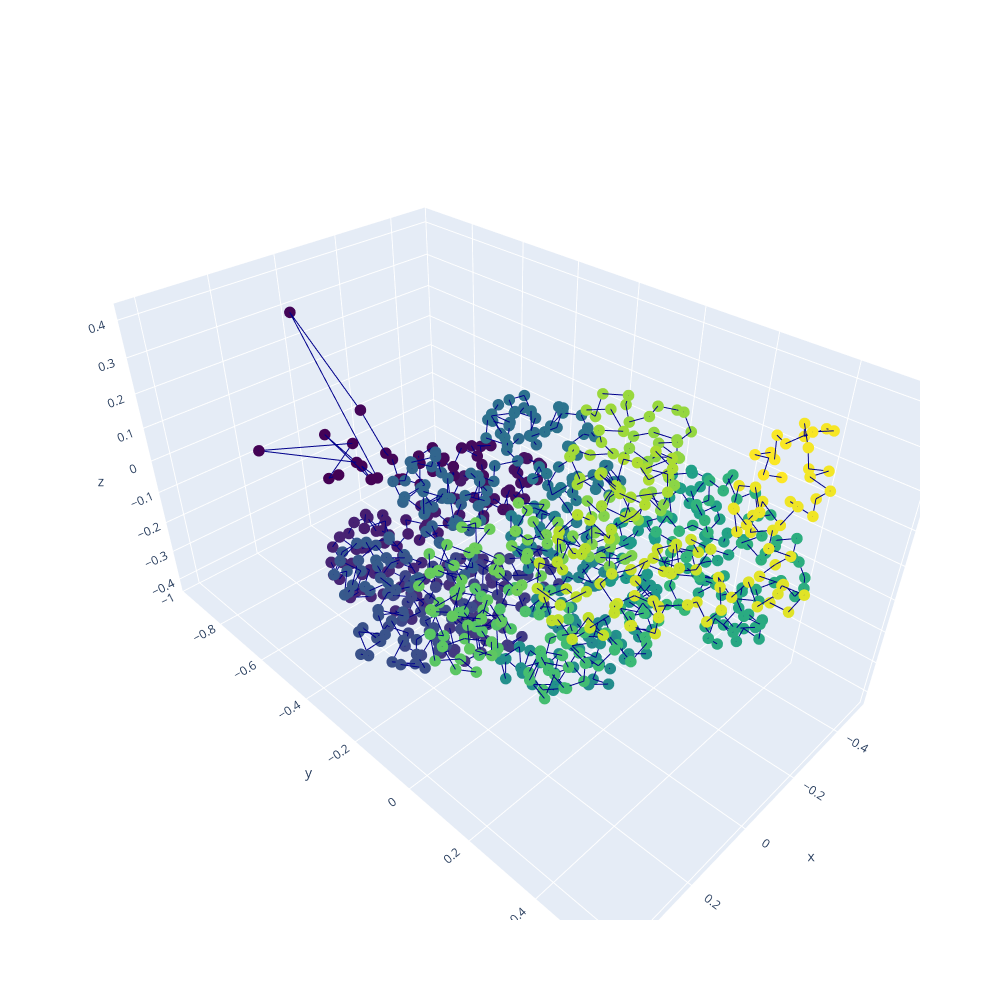

Notebook code for this chart:
### Code cell
# Initialize figure with 4 3D subplots
fig = make_subplots(
    rows=1, cols=1,
    specs=[[{'type': 'scatter3d'}]])

# adding surfaces to subplots.
fig.add_trace(
    go.Scatter3d(
    x=test_structure[:,0], y=test_structure[:,1], z=test_structure[:,2],
    marker=dict(
        size=4,
        color=np.asarray(range(len(test_structure[:,0]))),
        colorscale='Viridis',
    ),
    line=dict(
        color='darkblue',
        width=2
    )
),row=1, col=1)

fig.update_layout(
    height=1000,
    width=1000
)

fig.show()

### Figure 1 — Plotly figure (JSON) as saved in the notebook; plotly's stock layout.template omitted (floating-point values rounded to 4 significant figures; data arrays with more than 128 entries replaced by an {"elided": "..."} marker saying what was removed)
{"data": [{"line": {"color": "darkblue", "width": 2}, "marker": {"color": {"elided": "883 int values"}, "colorscale": [[0, "#440154"], [0.1111, "#482878"], [0.2222, "#3e4989"], [0.3333, "#31688e"], [0.4444, "#26828e"], [0.5556, "#1f9e89"], [0.6667, "#35b779"], [0.7778, "#6ece58"], [0.8889, "#b5de2b"], [1, "#fde725"]], "size": 4}, "scene": "scene", "type": "scatter3d", "x": {"elided": "883 float values"}, "y": {"elided": "883 float values"}, "z": {"elided": "883 float values"}}], "layout": {"height": 1000, "scene": {"domain": {"x": [0, 1], "y": [0, 1]}}, "width": 1000}}
